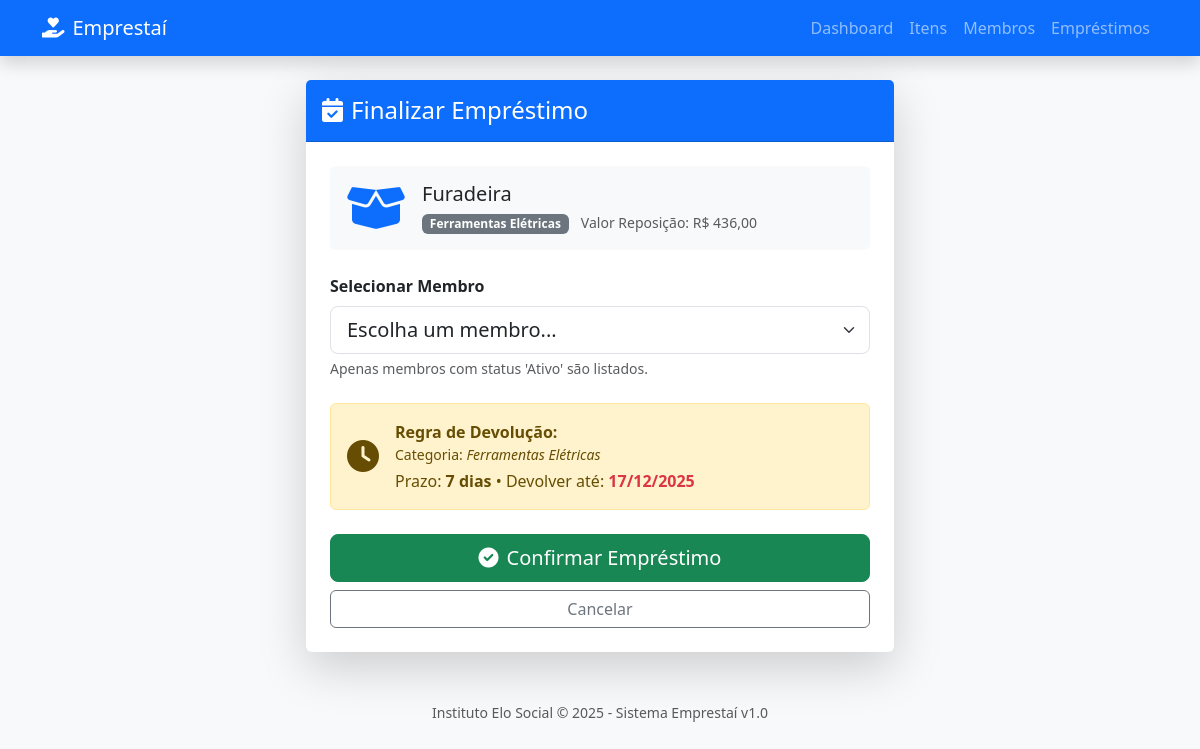
The app's page /site/realizar_emprestimo.php?id=1 with its own data.
### tables this page shows
CREATE TABLE `itens` (
  `codigo_item` int(11) NOT NULL,
  `nome_item` varchar(50) NOT NULL,
  `descricao_item` varchar(200) DEFAULT NULL,
  `codigo_categoria` int(11) NOT NULL,
  `codigo_doador` int(11) NOT NULL,
  `status_item` varchar(20) NOT NULL DEFAULT 'Disponível',
  `valor_reposicao` decimal(10,2) NOT NULL,
  `alto_valor` tinyint(1) NOT NULL DEFAULT 0
);

CREATE TABLE `categorias` (
  `codigo_categoria` int(11) NOT NULL,
  `nome_categoria` varchar(50) NOT NULL,
  `descricao_categoria` varchar(200) DEFAULT NULL
);

### site/realizar_emprestimo.php (the view, shortened to what this page needs)
<?php
include 'conexao.php';
include 'cabecalho.php';
?>
<?php
$id_item = $_GET['id'];
$sqlItem = "SELECT i.*, c.nome_categoria
            FROM itens i
            JOIN categorias c ON i.codigo_categoria = c.codigo_categoria
            WHERE i.codigo_item = :id";
$stmt = $pdo->prepare($sqlItem);
$stmt->execute([':id' => $id_item]);
$item = $stmt->fetch(PDO::FETCH_ASSOC);
$dias_emprestimo = 7;
$data_devolucao = date('Y-m-d', strtotime("+$dias_emprestimo days"));
?>
<div class="row justify-content-center">
    <div class="col-md-8 col-lg-6">
        <div class="card shadow-lg border-0">
            <div class="card-header bg-primary text-white py-3">
                <h4 class="mb-0"><i class="fas fa-calendar-check me-2"></i>Finalizar Empréstimo</h4>
            </div>
            <div class="card-body p-4">
                <div class="d-flex align-items-center mb-4 p-3 bg-light rounded">
                    <div class="me-3 text-primary">
                        <i class="fas fa-box-open fa-3x"></i>
                    </div>
                    <div>
                        <h5 class="mb-1 text-dark"><?php echo $item['nome_item']; ?></h5>
                        <span class="badge bg-secondary"><?php echo $item['nome_categoria']; ?></span>
                        <span class="text-muted ms-2 small">Valor Reposição: R$ <?php echo number_format($item['valor_reposicao'], 2, ',', '.'); ?></span>
                    </div>
                </div>
                <form action="processar_emprestimo.php" method="POST">
                    <div class="mb-4">
                        <label class="form-label fw-bold">Selecionar Membro</label>
                        <select name="codigo_membro" class="form-select form-select-lg" required>
                            <option value="">Escolha um membro...</option>
                        </select>
                        <div class="form-text">Apenas membros com status 'Ativo' são listados.</div>
                    </div>
                    <div class="alert alert-warning d-flex align-items-center" role="alert">
                        <i class="fas fa-clock fa-2x me-3"></i>
                        <div>
                            <strong>Regra de Devolução: </strong>
                            <div class="small">Categoria: <em><?php echo $item['nome_categoria']; ?></em></div>
                            <div class="mt-1">
                                Prazo: <strong><?php echo $dias_emprestimo; ?> dias</strong> &bull;
                                Devolver até: <strong class="text-danger"><?php echo date('d/m/Y', strtotime($data_devolucao)); ?></strong>
                            </div>
                        </div>
                    </div>
                    <div class="d-grid gap-2 mt-4">
                        <button type="submit" class="btn btn-success btn-lg">
                            <i class="fas fa-check-circle me-2"></i>Confirmar Empréstimo
                        </button>
                        <a href="listar_itens.php" class="btn btn-outline-secondary">Cancelar</a>
                    </div>
                </form>
            </div>
        </div>
    </div>
</div>
<?php include 'rodape.php'; ?>

### site/cabecalho.php (style rules this page uses)
body { background-color: #f8f9fa; }

### records on screen
itens: nome_item "Furadeira", codigo_categoria.nome_categoria "Ferramentas Elétricas", valor_reposicao "436,00"

### other values on screen
$dias_emprestimo "7"
date('d/m/Y', strtotime($data_devolucao)) "17/12/2025"
